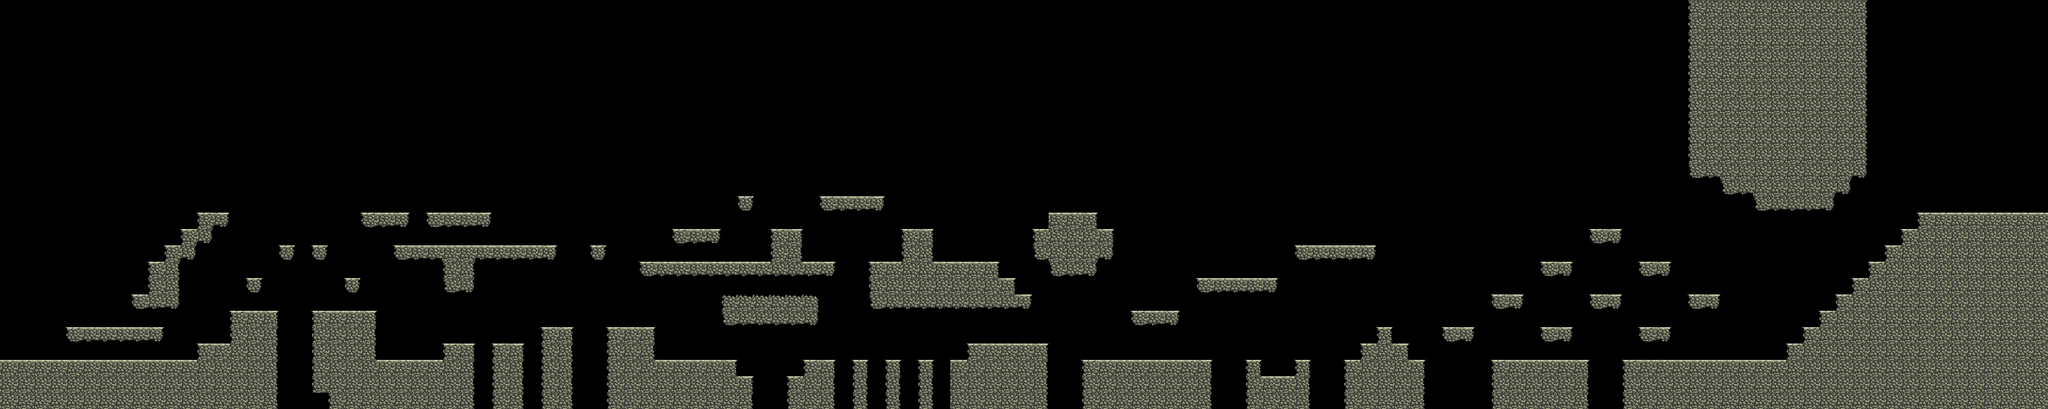

Rendered tile map (Tiled .tmx) drawn with the repository's tilesets; below, a short description and the map source with its tile grids summarised:
An orthogonal 125x25 tile map with 64x64 px tiles, 1 tile layer (FG), 2 tilesets and 81 objects (43x Half, 31x Full).

<map version="1.0" orientation="orthogonal" width="125" height="25" tilewidth="64" tileheight="64">
 <tileset firstgid="1" name="Rock-Tiles-Base" tilewidth="64" tileheight="64">
  <image source="Rock-Tiles-Base.png" width="192" height="192" />
 </tileset>
 <tileset firstgid="10" name="Rock-Tiles-Extra" tilewidth="64" tileheight="64">
  <image source="Rock-Tiles-Extra.png" width="192" height="384" />
 </tileset>
 <layer name="FG" width="125" height="25">
  <data>[3125 cells, 745 non-empty, 18 distinct tile ids]</data>
 </layer>
 <objectgroup name="Spawn" width="125" height="25">
  <object x="1" y="1341" width="61" height="65" />
  <object x="1224" y="1148" width="61" height="65" />
  <object x="2374" y="1212" width="61" height="65" />
  <object x="3786" y="1273" width="61" height="65" />
  <object x="4865" y="1340" width="61" height="65" />
  <object x="5832" y="1342" width="61" height="65" />
 </objectgroup>
 <objectgroup name="Princess" width="125" height="25">
  <object x="7937" y="769" width="59" height="61" />
 </objectgroup>
 <objectgroup name="Jumps" width="125" height="25">
  <object type="Full" x="176" y="1389" width="30" height="48">
   <properties>
    <property name="MustJump" value="False" />
   </properties>
  </object>
  <object type="Full" x="200" y="710" width="45" height="48">
   <properties>
    <property name="MustJump" value="False" />
   </properties>
  </object>
  <object type="Half" x="73" y="714" width="47" height="44">
   <properties>
    <property name="MustJump" value="False" />
   </properties>
  </object>
  <object type="Half" x="138" y="715" width="44" height="42">
   <properties>
    <property name="MustJump" value="True" />
   </properties>
  </object>
  <object type="Full" x="268" y="715" width="43" height="43">
   <properties>
    <property name="MustJump" value="True" />
   </properties>
  </object>
  <object type="Half" x="714" y="1398" width="44" height="42">
   <properties>
    <property name="MustJump" value="True" />
   </properties>
  </object>
  <object type="Half" x="590" y="1011" width="44" height="42">
   <properties>
    <property name="MustJump" value="True" />
   </properties>
  </object>
  <object type="Half" x="654" y="944" width="44" height="42">
   <properties>
    <property name="MustJump" value="True" />
   </properties>
  </object>
  <object type="Half" x="719" y="881" width="44" height="42">
   <properties>
    <property name="MustJump" value="True" />
   </properties>
  </object>
  <object type="Full" x="881" y="820" width="30" height="49">
   <properties>
    <property name="MustJump" value="False" />
   </properties>
  </object>
  <object type="Full" x="529" y="1141" width="43" height="43">
   <properties>
    <property name="MustJump" value="True" />
   </properties>
  </object>
  <object type="Full" x="406" y="1266" width="30" height="49">
   <properties>
    <property name="MustJump" value="False" />
   </properties>
  </object>
  <object type="Full" x="841" y="1331" width="43" height="43">
   <properties>
    <property name="MustJump" value="True" />
   </properties>
  </object>
  <object type="Full" x="1075" y="1205" width="43" height="43">
   <properties>
    <property name="MustJump" value="True" />
   </properties>
  </object>
  <object type="Full" x="994" y="1075" width="43" height="43">
   <properties>
    <property name="MustJump" value="True" />
   </properties>
  </object>
  <object type="Half" x="1122" y="949" width="44" height="42">
   <properties>
    <property name="MustJump" value="True" />
   </properties>
  </object>
  <object type="Full" x="1260" y="948" width="34" height="48">
   <properties>
    <property name="MustJump" value="False" />
   </properties>
  </object>
  <object type="Half" x="1674" y="1389" width="44" height="42">
   <properties>
    <property name="MustJump" value="True" />
   </properties>
  </object>
  <object type="Half" x="1836" y="1333" width="44" height="42">
   <properties>
    <property name="MustJump" value="True" />
   </properties>
  </object>
  <object type="Half" x="2032" y="1334" width="44" height="42">
   <properties>
    <property name="MustJump" value="True" />
   </properties>
  </object>
  <object type="Half" x="2220" y="1269" width="44" height="42">
   <properties>
    <property name="MustJump" value="True" />
   </properties>
  </object>
  <object type="Half" x="2341" y="943" width="44" height="42">
   <properties>
    <property name="MustJump" value="False" />
   </properties>
  </object>
  <object type="Half" x="2154" y="945" width="44" height="42">
   <properties>
    <property name="MustJump" value="False" />
   </properties>
  </object>
  <object type="Half" x="1555" y="821" width="34" height="42">
   <properties>
    <property name="MustJump" value="False" />
   </properties>
  </object>
  <object type="Half" x="2923" y="1460" width="44" height="42">
   <properties>
    <property name="MustJump" value="True" />
   </properties>
  </object>
  <object type="Half" x="3079" y="1455" width="44" height="42">
   <properties>
    <property name="MustJump" value="True" />
   </properties>
  </object>
  <object type="Half" x="3237" y="1398" width="44" height="42">
   <properties>
    <property name="MustJump" value="True" />
   </properties>
  </object>
  <object type="Half" x="3371" y="1400" width="44" height="42">
   <properties>
    <property name="MustJump" value="True" />
   </properties>
  </object>
  <object type="Half" x="3503" y="1397" width="44" height="42">
   <properties>
    <property name="MustJump" value="True" />
   </properties>
  </object>
  <object type="Half" x="3632" y="1396" width="44" height="42">
   <properties>
    <property name="MustJump" value="True" />
   </properties>
  </object>
  <object type="Half" x="3731" y="1391" width="44" height="42">
   <properties>
    <property name="MustJump" value="True" />
   </properties>
  </object>
  <object type="Half" x="3232" y="1012" width="44" height="42">
   <properties>
    <property name="MustJump" value="False" />
   </properties>
  </object>
  <object type="Full" x="2939" y="1009" width="43" height="43">
   <properties>
    <property name="MustJump" value="True" />
   </properties>
  </object>
  <object type="Full" x="2535" y="1002" width="29" height="43">
   <properties>
    <property name="MustJump" value="False" />
   </properties>
  </object>
  <object type="Full" x="2793" y="880" width="29" height="43">
   <properties>
    <property name="MustJump" value="False" />
   </properties>
  </object>
  <object type="Full" x="2929" y="753" width="29" height="43">
   <properties>
    <property name="MustJump" value="False" />
   </properties>
  </object>
  <object type="Full" x="3115" y="881" width="29" height="43">
   <properties>
    <property name="MustJump" value="False" />
   </properties>
  </object>
  <object type="Full" x="3458" y="1009" width="43" height="43">
   <properties>
    <property name="MustJump" value="True" />
   </properties>
  </object>
  <object type="Half" x="3390" y="753" width="44" height="42">
   <properties>
    <property name="MustJump" value="False" />
   </properties>
  </object>
  <object type="Full" x="4590" y="1196" width="29" height="43">
   <properties>
    <property name="MustJump" value="False" />
   </properties>
  </object>
  <object type="Half" x="4042" y="882" width="44" height="42">
   <properties>
    <property name="MustJump" value="True" />
   </properties>
  </object>
  <object type="Half" x="4074" y="1333" width="44" height="42">
   <properties>
    <property name="MustJump" value="True" />
   </properties>
  </object>
  <object type="Half" x="5003" y="1459" width="44" height="42">
   <properties>
    <property name="MustJump" value="True" />
   </properties>
  </object>
  </objectgroup>
</map>
<!-- 31 of 81 objects omitted -->
